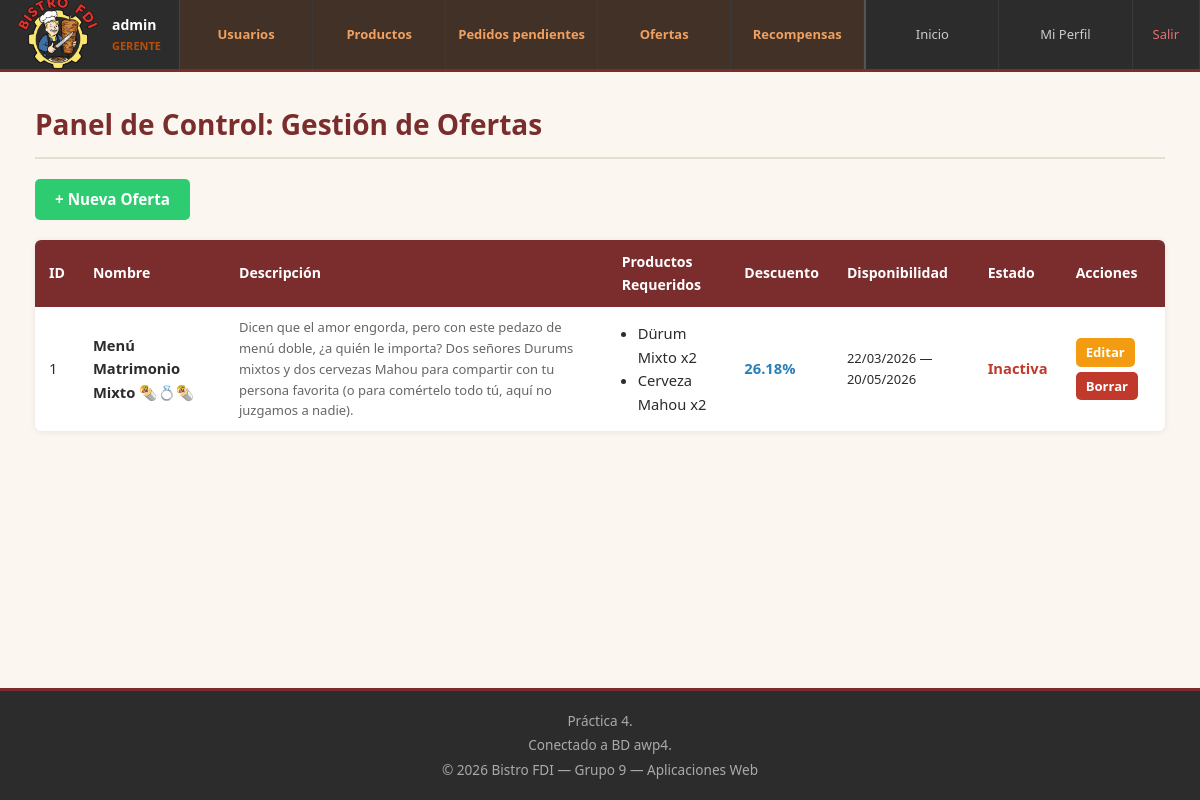
/admin/ofertas.php (signed in), run on the app's committed database.
### tables this page shows
CREATE TABLE `ofertas` (
  `id` int(11) NOT NULL,
  `nombre` varchar(100) NOT NULL,
  `descripcion` text NOT NULL,
  `fecha_inicio` datetime NOT NULL,
  `fecha_fin` datetime NOT NULL,
  `porcentaje_descuento` decimal(5,2) NOT NULL
);

CREATE TABLE `oferta_productos` (
  `id_oferta` int(11) NOT NULL,
  `id_producto` int(11) NOT NULL,
  `cantidad_requerida` int(11) NOT NULL DEFAULT 1
);

CREATE TABLE `productos` (
  `id` int(11) NOT NULL,
  `nombre` varchar(100) NOT NULL,
  `descripcion` text NOT NULL,
  `id_categoria` int(11) NOT NULL,
  `precio_base` decimal(10,2) NOT NULL,
  `iva` int(11) NOT NULL CHECK (`iva` in (4,10,21)),
  `disponible` tinyint(1) DEFAULT 1,
  `ofertado` tinyint(1) DEFAULT 1
);

### includes/clases/ofertas/Oferta.php (called while the page is built, shortened)
<?php
class Oferta
{
    private $id;
    private $nombre;
    private $descripcion;
    private $fecha_inicio;
    private $fecha_fin;
    private $porcentaje_descuento;
    private $productos;
    private function __construct($id, $nombre, $descripcion, $fecha_inicio, $fecha_fin, $porcentaje_descuento, $productos = [])
    {
        $this->id = $id;
        $this->nombre = $nombre;
        $this->descripcion = $descripcion;
        $this->fecha_inicio = $fecha_inicio;
        $this->fecha_fin = $fecha_fin;
        $this->porcentaje_descuento = $porcentaje_descuento;
        $this->productos = $productos;
    }
    public function getId() { return $this->id; }
    public function getNombre() { return $this->nombre; }
    public function getDescripcion() { return $this->descripcion; }
    public function getFechaInicio() { return $this->fecha_inicio; }
    public function getFechaFin() { return $this->fecha_fin; }
    public function getPorcentajeDescuento() { return $this->porcentaje_descuento; }
    public function getProductos() { return $this->productos; }
    public static function listaTodasLasOfertas()
    {
        $conn = Aplicacion::getInstance()->getConexionBd();
        $stmt = $conn->prepare("SELECT * FROM ofertas ORDER BY fecha_inicio DESC");
        $stmt->execute();
        $result = $stmt->get_result();
        $ofertas = [];
        if ($result) {
            while ($row = $result->fetch_assoc()) {
                $productos = self::buscaProductosOferta($row['id']);
                $ofertas[] = new Oferta(
                    $row['id'], $row['nombre'], $row['descripcion'],
                    $row['fecha_inicio'], $row['fecha_fin'], $row['porcentaje_descuento'], $productos
                );
            }
        }
        return $ofertas;
    }
    private static function buscaProductosOferta($id_oferta)
    {
        $conn = Aplicacion::getInstance()->getConexionBd();
        $sql = "SELECT op.id_producto, op.cantidad_requerida, p.nombre, p.precio_base
                FROM oferta_productos op
                JOIN productos p ON op.id_producto = p.id
                WHERE op.id_oferta = ?";
        $stmt = $conn->prepare($sql);
        $stmt->bind_param("i", $id_oferta);
        $stmt->execute();
        $result = $stmt->get_result();
        $productos = [];
        if ($result) {
            while ($row = $result->fetch_assoc()) {
                $productos[] = $row;
            }
        }
        return $productos;
    }
}

### admin/ofertas.php (the view, shortened to what this page needs)
<?php
$ofertas      = Oferta::listaTodasLasOfertas();
$hoy          = new \DateTime();
$tabla = '<table>
    <thead><tr>
        <th>ID</th><th>Nombre</th><th>Descripción</th><th>Productos Requeridos</th>
        <th>Descuento</th><th>Disponibilidad</th><th>Estado</th><th>Acciones</th>
    </tr></thead>
    <tbody>';
if (!empty($ofertas)) {
    foreach ($ofertas as $oferta) {
        $id          = $oferta->getId();
        $nombre      = htmlspecialchars($oferta->getNombre());
        $descripcion = htmlspecialchars($oferta->getDescripcion());
        $descuento   = $oferta->getPorcentajeDescuento();
        $fechaInicio = (new \DateTime($oferta->getFechaInicio()))->format('d/m/Y');
        $fechaFin    = (new \DateTime($oferta->getFechaFin()))->format('d/m/Y');
        $activa      = ($hoy >= new \DateTime($oferta->getFechaInicio()) && $hoy <= new \DateTime($oferta->getFechaFin()));
        $productosHtml = "<ul class='lista-ul-compacta'>";
        foreach ($oferta->getProductos() as $prod) {
            $productosHtml .= "<li>" . htmlspecialchars($prod['nombre']) . " x{$prod['cantidad_requerida']}</li>";
        }
        $productosHtml .= "</ul>";
        $estadoHtml = $activa
            ? "<span class='descuento-activo'>Activa</span>"
            : "<span class='descuento-inactivo'>Inactiva</span>";
        $tabla .= "<tr>
            <td>{$id}</td>
            <td><strong>{$nombre}</strong></td>
            <td class='texto-sm texto-gris'>{$descripcion}</td>
            <td>{$productosHtml}</td>
            <td class='texto-negrita texto-azul'>{$descuento}%</td>
            <td class='texto-sm'>{$fechaInicio} — {$fechaFin}</td>
            <td>{$estadoHtml}</td>
            <td>
                <a href='editar_oferta.php?id={$id}'>
                    <button class='btn-editar btn-sm mb-5'>Editar</button>
                </a>
                <form action='borrar_oferta.php' method='POST' class='inline'
                      onsubmit='return confirm(\"¿Eliminar la oferta {$nombre}?\")'>
                    <input type='hidden' name='id' value='{$id}'>
                    <button type='submit' class='btn-peligro btn-sm'>Borrar</button>
                </form>
            </td>
        </tr>";
    }
} else {
    $tabla .= "<tr><td colspan='8' class='texto-centro'>No hay ofertas creadas.</td></tr>";
}
$tabla .= '</tbody></table>';
$contenidoPrincipal = "
<h1>Panel de Control: Gestión de Ofertas</h1>
<div class='admin-toolbar'>
    <a href='crear_oferta.php'><button class='btn-crear btn-lg'>+ Nueva Oferta</button></a>
</div>
{$tabla}";
require RAIZ_APP . '/vistas/plantillas/plantilla.php';
?>

### CSS/estilo.css (style rules this page uses)
*, *::before, *::after { box-sizing: border-box; margin: 0; padding: 0; }
body { font-family: 'Segoe UI', Tahoma, Geneva, Verdana, sans-serif; font-size: 15px; line-height: 1.6; color: #2C2C2C; background-color: #FBF7F0; min-height: 100vh; margin: 0; padding: 0; }
main h1 { font-size: 1.75rem; font-weight: 700; color: #7B2D2D; margin-bottom: 20px; padding-bottom: 10px; border-bottom: 2px solid #E5DDD0; }
main a { color: #7B2D2D; text-decoration: none; font-weight: 500; }
.mb-5 { margin-bottom: 5px; }
.texto-gris { color: #666; }
.texto-azul { color: #2980b9; }
.texto-sm { font-size: 13px; }
.texto-negrita { font-weight: bold; }
button, a.boton, input[type="submit"] { display: inline-block; padding: 8px 18px; border-radius: 5px; font-size: 0.9rem; font-family: inherit; font-weight: 600; cursor: pointer; border: none; text-decoration: none; transition: background-color 0.18s, transform 0.1s; line-height: 1.4; }
button[type="submit"], input[type="submit"] { background-color: #7B2D2D; color: #fff; }
.btn-crear { background-color: #2ecc71 !important; color: white !important; border: none !important; }
.btn-peligro { background-color: #c0392b !important; color: white !important; border: none !important; }
.btn-editar { background-color: #f39c12 !important; color: white !important; border: none !important; }
.btn-sm { padding: 5px 10px !important; font-size: 0.82rem !important; }
.btn-lg { padding: 10px 20px !important; font-size: 0.95rem !important; }
form.inline { display: inline; }
.inline { display: inline; }
table { width: 100%; border-collapse: collapse; background-color: #fff; border-radius: 6px; overflow: hidden; box-shadow: 0 1px 6px rgba(0,0,0,0.08); margin-bottom: 20px; font-size: 0.92rem; border: none; }
table th { background-color: #7B2D2D; color: #fff; padding: 11px 14px; text-align: left; font-weight: 600; font-size: 0.88rem; border: none; }
table td { padding: 10px 14px; border-bottom: 1px solid #EDE7DC; vertical-align: middle; border-left: none; border-right: none; border-top: none; }
table tr:last-child td { border-bottom: none; }
.admin-toolbar { margin-bottom: 20px; display: flex; gap: 15px; flex-wrap: wrap; }
.descuento-inactivo { color: #c0392b; font-weight: bold; }
.lista-ul-compacta { margin: 0; padding-left: 16px; }

### data on the page
ofertas: id "1", nombre "Menú Matrimonio Mixto 🌯💍🌯", descripcion "Dicen que el amor engorda, pero con este pedazo de menú doble, ¿a quién le importa? Dos señores Durums mixtos y dos cervezas Mahou para compartir con tu persona favorita (o para comértelo todo tú, aquí no juzgamos a nadie).", porcentaje_descuento "26.18", fecha_inicio "22/03/2026", fecha_fin "20/05/2026"
oferta_productos: id_producto.nombre "Dürum Mixto", cantidad_requerida "2"
oferta_productos: id_producto.nombre "Cerveza Mahou", cantidad_requerida "2"

### other printed values
$nombreActual "admin"
$rolActual "GERENTE"
